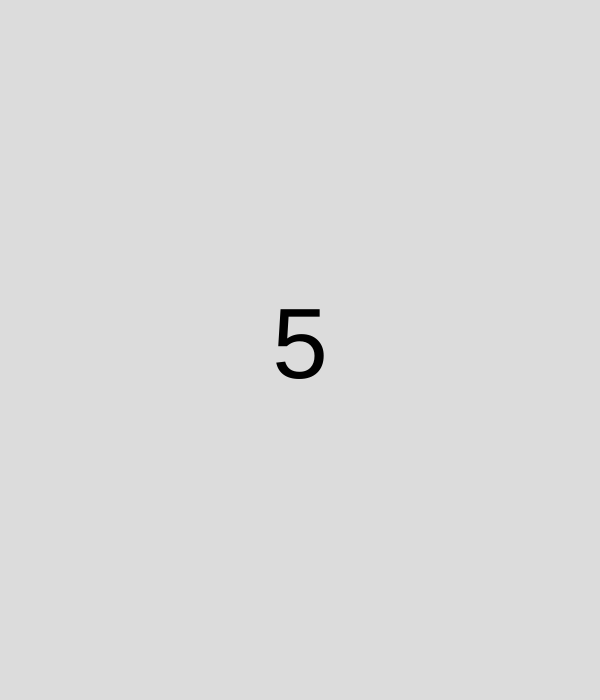
Frame 1 (no input)
Frame 60 (no input): identical to frame 1, image omitted
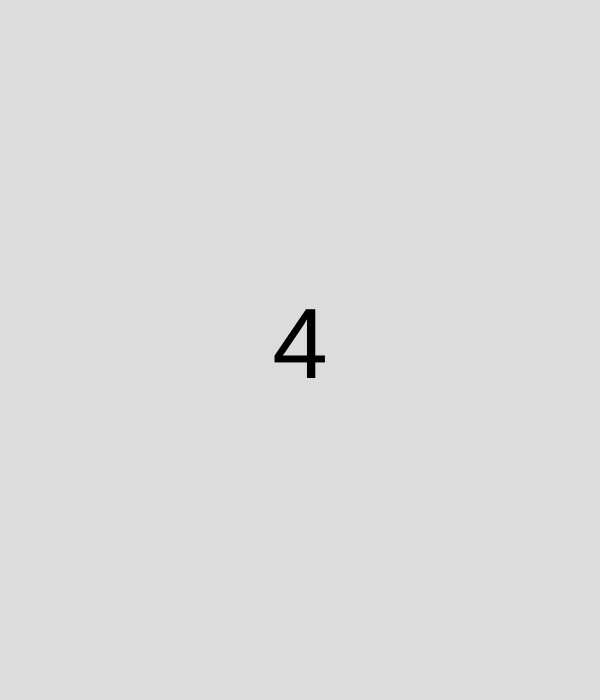
Frame 120 (the mouse pressed at the canvas centre since frame 60)

The p5.js sketch that drew these frames (run headless with seeded random() and noise() and a simulated clock; from frame 60 on, the mouse is pressed at the canvas centre):

// p5.js sketch
// ── sketch.js
/*
Peter Chang
9-17-2019
Loading Screen
*/

var timer = 5;

function setup() {
  createCanvas(600, 700);
}

function draw() {
  background(220);
  textAlign(CENTER, CENTER);
  textSize(100);
  text(timer, width/2, height/2);

  // while (timer > 0) {  // this doesn't work because it's all happening at the same time
  //   timer --;
  // }

  // frameCount --> this keeps track of the number of times the program has gone throught the code, 60 = 1 second
  // % ---> this is the Modulo operator, it divides numbers and evaluates to the remainder: 17 % 5 evaluates to 2 remainder
  // this can be used to determine if the number on the left is divisible by the number on the right

  if (frameCount % 60 == 0 && timer > 0) { // if the frameCount is divisible by 60, then a second has passed. it will stop at 0
    timer --;
  }
  if (timer == 0) {
    clear();
    background(220);
    text("GAME OVER", width/2, height/2);
  }

}
